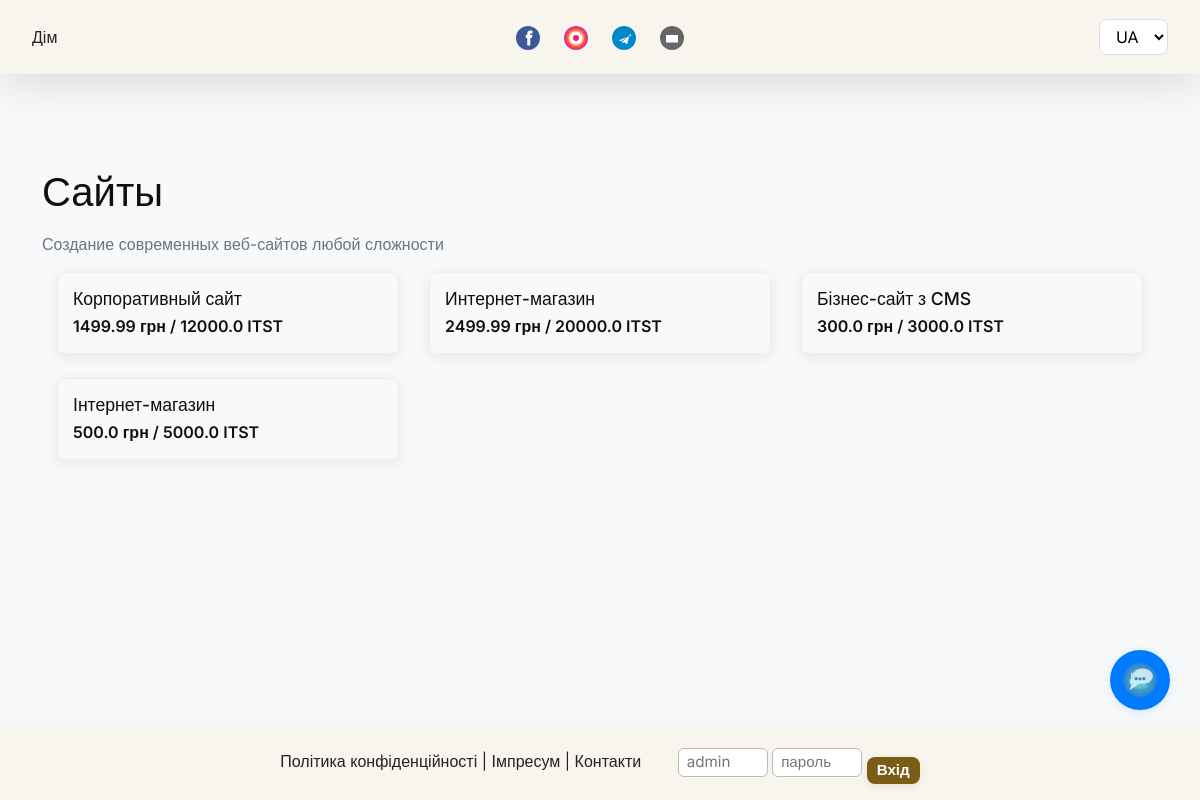
Page /shop/category/websites on the committed database.
### app/models.py (models this page shows, shortened)
class Category(db.Model):
    id = db.Column(db.Integer, primary_key=True)
    name = db.Column(db.String(64))
    slug = db.Column(db.String(64), unique=True)
    description = db.Column(db.Text)
    image = db.Column(db.String(256))
    is_active = db.Column(db.Boolean, default=True)
    order = db.Column(db.Integer, default=1)
    name_ua = db.Column(db.String(64))
    name_en = db.Column(db.String(64))
    name_de = db.Column(db.String(64))
    name_ru = db.Column(db.String(64))
    description_ua = db.Column(db.Text)
    description_en = db.Column(db.Text)
    description_de = db.Column(db.Text)
    description_ru = db.Column(db.Text)
    products = db.relationship('Product', backref='category', lazy='dynamic')

class Product(db.Model):
    id = db.Column(db.Integer, primary_key=True)
    name = db.Column(db.String(128))
    slug = db.Column(db.String(128), unique=True)
    description = db.Column(db.Text)
    image = db.Column(db.String(256))
    price = db.Column(db.Float)
    token_price = db.Column(db.Float)  # Цена в токенах
    is_digital = db.Column(db.Boolean, default=True)
    is_active = db.Column(db.Boolean, default=True)
    category_id = db.Column(db.Integer, db.ForeignKey('category.id'))
    created_at = db.Column(db.DateTime, default=datetime.utcnow)
    name_ua = db.Column(db.String(128))
    name_en = db.Column(db.String(128))
    name_de = db.Column(db.String(128))
    name_ru = db.Column(db.String(128))
    description_ua = db.Column(db.Text)
    description_en = db.Column(db.Text)
    description_de = db.Column(db.Text)
    description_ru = db.Column(db.Text)
    example_url = db.Column(db.String(512))  # Ссылка на пример работы
    features = db.Column(db.JSON)  # Список функций/особенностей
    delivery_time = db.Column(db.String(128))  # Время выполнения
    support_period = db.Column(db.String(128))  # Период поддержки
    images = db.relationship('ProductImage', backref='product', lazy='dynamic', cascade="all, delete-orphan")

class Token(db.Model):
    id = db.Column(db.Integer, primary_key=True)
    name = db.Column(db.String(64))
    symbol = db.Column(db.String(10))
    contract_address = db.Column(db.String(42))
    decimals = db.Column(db.Integer, default=18)
    total_supply = db.Column(db.Float)
    circulating_supply = db.Column(db.Float)
    token_price_usd = db.Column(db.Float)  # Текущая цена в USD
    description = db.Column(db.Text)
    description_ua = db.Column(db.Text)
    description_en = db.Column(db.Text)
    description_de = db.Column(db.Text)
    description_ru = db.Column(db.Text)

### app/shop/routes.py (the view)
@shop.route('/shop/category/<slug>')
def category(slug):
    category = Category.query.filter_by(slug=slug, is_active=True).first_or_404()
    products = Product.query.filter_by(category_id=category.id, is_active=True).all()
    token = Token.query.first()
    return render_template('shop/category.html', category=category, products=products, token=token)

### app/main/routes.py (called while the page is built)
def get_category_name(category):
    lang = g.get('lang', session.get('lang', 'uk'))
    if lang == 'uk':
        return category.name_ua or category.name
    elif lang == 'en':
        return category.name_en or category.name
    elif lang == 'de':
        return category.name_de or category.name
    elif lang == 'ru':
        return category.name_ru or category.name
    return category.name

def get_product_name(product):
    lang = g.get('lang', session.get('lang', 'uk'))
    if lang == 'uk':
        return product.name_ua or product.name
    elif lang == 'en':
        return product.name_en or product.name
    elif lang == 'de':
        return product.name_de or product.name
    elif lang == 'ru':
        return product.name_ru or product.name
    return product.name

### app/templates/shop/category.html (shortened to what this page needs)
{% extends 'base.html' %}
{% block content %}
<div class="container shop-page">
  <h1 class="mt-4 mb-3">{{ get_category_name(category) }}</h1>
  {% if category.description %}
    <div class="mb-3 text-muted">{{ category.description }}</div>
  {% endif %}
  <div class="row">
    {% if products %}
      {% for product in products %}
        <div class="col-md-4 mb-4">
          <div class="product-card">
            <a href="{{ url_for('shop.product', slug=product.slug) }}">
              <h3>{{ get_product_name(product) }}</h3>
              <p class="product-price">{{ product.price }} грн{% if product.token_price %} / {{ product.token_price }} {{ token.symbol }}{% endif %}</p>
            </a>
          </div>
        </div>
      {% endfor %}
    {% else %}
      <div class="col-12">
        <div class="alert alert-info">{{ _('Немає товарів у цій категорії.') }}</div>
      </div>
    {% endif %}
  </div>
</div>
{% endblock %}

### app/static/css/style.css (style rules this page uses)
:root { --page-bg: #f8f9fa; --block-bg: #fff; --main-font: 'Inter', 'Montserrat', Arial, sans-serif; --page-accent: #7a5c15; --page-accent-light: #cfb78c; --header-footer-bg: #f7f5ed; }
body { background: var(--page-bg) !important; color: #100f0f; margin: 0; padding: 0; min-height: 100vh; font-family: var(--main-font); }
a, .block-card a, .block-card h3 a, .block-card p a { text-decoration: none !important; color: inherit; transition: color 0.18s; }
.text-muted { color: #6c757d !important; }
.row { margin: 0 !important; }
.col-md-8, .col-md-4, .col-md-6, .col-12 { padding: 0 15px !important; }
.shop-page { margin-top: 100px !important; margin-bottom: 110px !important; padding-top: 20px !important; padding-bottom: 40px !important; min-height: calc(100vh - 210px) !important; }

### app/static/css/blockchain.css (style rules this page uses)
.product-card { border: 1px solid #eee; border-radius: 8px; overflow: hidden; box-shadow: 0 3px 15px rgba(0, 0, 0, 0.08); transition: transform 0.3s, box-shadow 0.3s; height: 100%; }
.product-card h3 { padding: 15px 15px 5px 15px; margin: 0; font-size: 1.1rem; }
.product-card .product-price { padding: 0 15px 15px 15px; margin: 0; display: flex; justify-content: space-between; font-weight: 600; }

### app/static/css/ocean_bg.css (style rules this page uses)
body { background: #eaf6ff; }

### rows in the picture
Category: name "Сайты", description "Создание современных веб-сайтов любой сложности"
Product: name "Корпоративный сайт", price "1499.99", token_price "12000.0"
Token: symbol "ITST"
Product: name "Интернет-магазин", price "2499.99", token_price "20000.0"
Product: name "Бізнес-сайт з CMS", price "300.0", token_price "3000.0"
Product: name "Інтернет-магазин", price "500.0", token_price "5000.0"
